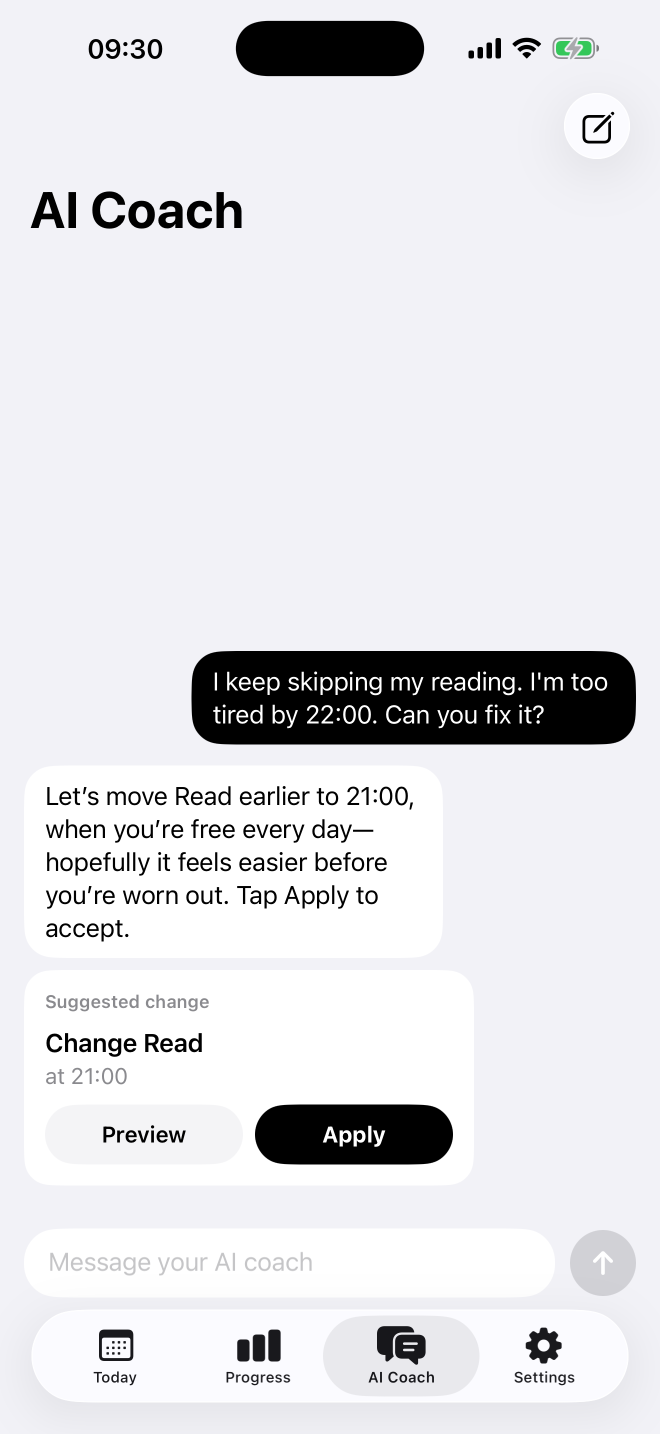
#> input picture app-store/captures/en/coach.png, 1320 x 2868 px (shown at 1/2 size); the run also reads 1 picture not shown here
$ python measure.py
#> lines starting #> are read from the running program, lines starting #| are printed output that depends on the picture
#!/usr/bin/env python3
"""Finds the pieces of the captures whose place changes from one capture to the next.

  python3 tools/measure.py <language>      (needs Pillow: pip3 install pillow)

The coach's answer is written by the AI, so it is a different length every time, and the
coach's card on Today grows with its text. This looks at coach.png and today.png and writes
captures/<language>/pieces.css, which tells frames.html where every piece it lifts out of a
capture is: the chat's question, answer and suggested change, the Today card and the Walk row,
the four voice cards, the year's two parts, the Apple Health section, the check-in log and the
share card, and where the hourglass emoji goes. Run it after every new capture."""
import sys
from pathlib import Path
from PIL import Image

lang = sys.argv[1] if len(sys.argv) > 1 else "en"
folder = Path(__file__).resolve().parent.parent / "captures" / lang
dark = lambda p: sum(p) < 120
white = lambda p: min(p) >= 252

def pieces(image, test, columns, top, bottom, least=100):
    """Runs of rows, between top and bottom, that have a pixel passing `test` somewhere in `columns`."""
    px, found, start = image.load(), [], None
    for y in range(top, bottom):
        hit = any(test(px[x, y]) for x in range(columns[0], columns[1], 6))
        if hit and start is None: start = y
        if not hit and start is not None:
            if y - start >= least: found.append((start, y))
            start = None
    if start is not None and bottom - start >= least: found.append((start, bottom))
    return found

def box(image, test, rows, edge=4):
    """The piece's box: its rows, and the leftmost and rightmost pixel passing `test` in them."""
    px, xs = image.load(), []
    for y in range(rows[0] + 8, rows[1] - 8, 8):
        hits = [x for x in range(0, image.width, 2) if test(px[x, y])]
        if hits: xs += [hits[0], hits[-1]]
    x0, x1 = max(0, min(xs) - edge), min(image.width, max(xs) + edge)
    return {"x": x0, "y": rows[0] - edge, "cw": x1 - x0, "ch": rows[1] - rows[0] + 2 * edge}

chat = Image.open(folder / "coach.png").convert("RGB")
answer, change = pieces(chat, white, (60, 300), 500, 2440)[-2:]            # the two white pieces above the message field
#> in pieces, `px, found, start = image.load(), [], None`: found = []
#> the loop in pieces, `for y in range(top, bottom):` made 1940 passes
#> hit on passes 1 to 3: False, False, False
#> after the loop in pieces, `for y in range(top, bottom):`: found = [(1531, 1916), (1940, 2371)]
#> answer = (1531, 1916); change = (1940, 2371)
question = pieces(chat, dark, (900, 1260), 300, answer[0])[-1]            # the dark bubble above the answer
#> the loop in pieces (call 2), `for y in range(top, bottom):` made 1231 passes
#> question = (1302, 1489)
today = Image.open(folder / "today.png").convert("RGB")
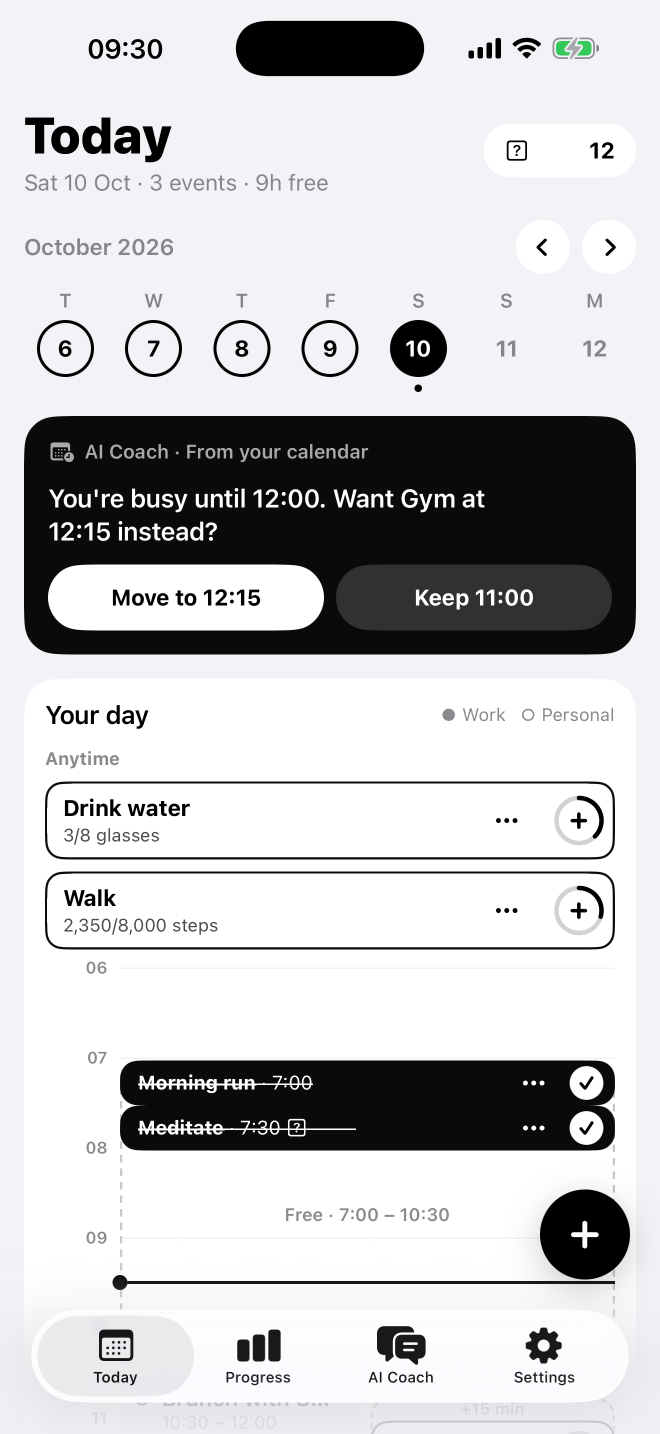
#> input picture app-store/captures/en/today.png, 1320 x 2868 px (shown at 1/2 size)
# Across the whole width: the card's white button would hide it from a narrow look.
card = max(pieces(today, dark, (54, 1260), 500, 1800, least=250), key=lambda rows: rows[1] - rows[0])
#> card = (832, 1309)
# Under the card, the two Anytime rows, each drawn as a thin dark outline: Drink water and Walk,
# whose steps come from Apple Health. Their outlines are looked for in the middle, where no words
# reach. They change places from day to day, so Walk is told apart by its second line: its
# count ("2,350/8,000 steps") is the longer one in every language.
edges = pieces(today, dark, (600, 601), card[1], card[1] + 900, least=2)
#> edges = [(1563, 1567), (1715, 1719), (1743, 1747), (1895, 1899), (2121, 2167), (2170, 2209)]
rows = [(edges[0][0], edges[1][1]), (edges[2][0], edges[3][1])]
#> rows = [(1563, 1719), (1743, 1899)]
px = today.load()
def second_line_end(row):
    middle, bottom = (row[0] + row[1]) // 2 + 6, row[1] - 16
    return max((x for y in range(middle, bottom, 3) for x in range(110, 900, 2) if sum(px[x, y]) < 330), default=0)
walk = max(rows, key=second_line_end)
#> walk = (1743, 1899)

def runs(image, test, x, top, bottom, least=100):
    """Runs of rows down one column whose pixel passes `test`."""
    return pieces(image, test, (x, x + 1), top, bottom, least)

found = {"chat-question": box(chat, dark, question), "chat-answer": box(chat, white, answer), "chat-change": box(chat, white, change), "today-card": box(today, dark, card, edge=0), "today-walk": box(today, dark, walk)}
#> in box, `px, xs = image.load(), []`: xs = []
#> the loop in box, `for y in range(rows[0] + 8, rows[1] - 8, 8):` made 22 passes
#> xs on passes 1 to 5: [414, 1240], [414, 1240, 402, 1252], [414, 1240, 402, 1252, 396, 1258], [414, 1240, 402, 1252, 396, 1258, 390, 1264], [414, 1240, 402, 1252, 396, 1258, 390, 1264, 388, 1266]
#> after the loop in box, `for y in range(rows[0] + 8, rows[1] - 8, 8):`: xs = 44 values, max 1270 at index 13, min 384 at index 12, mean 827
#> in box, `x0, x1 = max(0, min(xs) - edge), min(image.width, max(xs) + edge)`: x0 = 380; x1 = 1274
#> the loop in box (call 2), `for y in range(rows[0] + 8, rows[1] - 8, 8):` made 47 passes
#> xs on passes 1 to 6: [78, 854], [78, 854, 68, 866], [78, 854, 68, 866, 60, 872], [78, 854, 68, 866, 60, 872, 56, 878], [78, 854, 68, 866, 60, 872, 56, 878, 52, 880], [78, 854, 68, 866, 60, 872, 56, 878, 52, 880, 50, 882]

# Frame 3: the four voice cards, lighter than the black page behind them. Their heights follow their words.
voices = Image.open(folder / "voice-dark.png").convert("RGB")
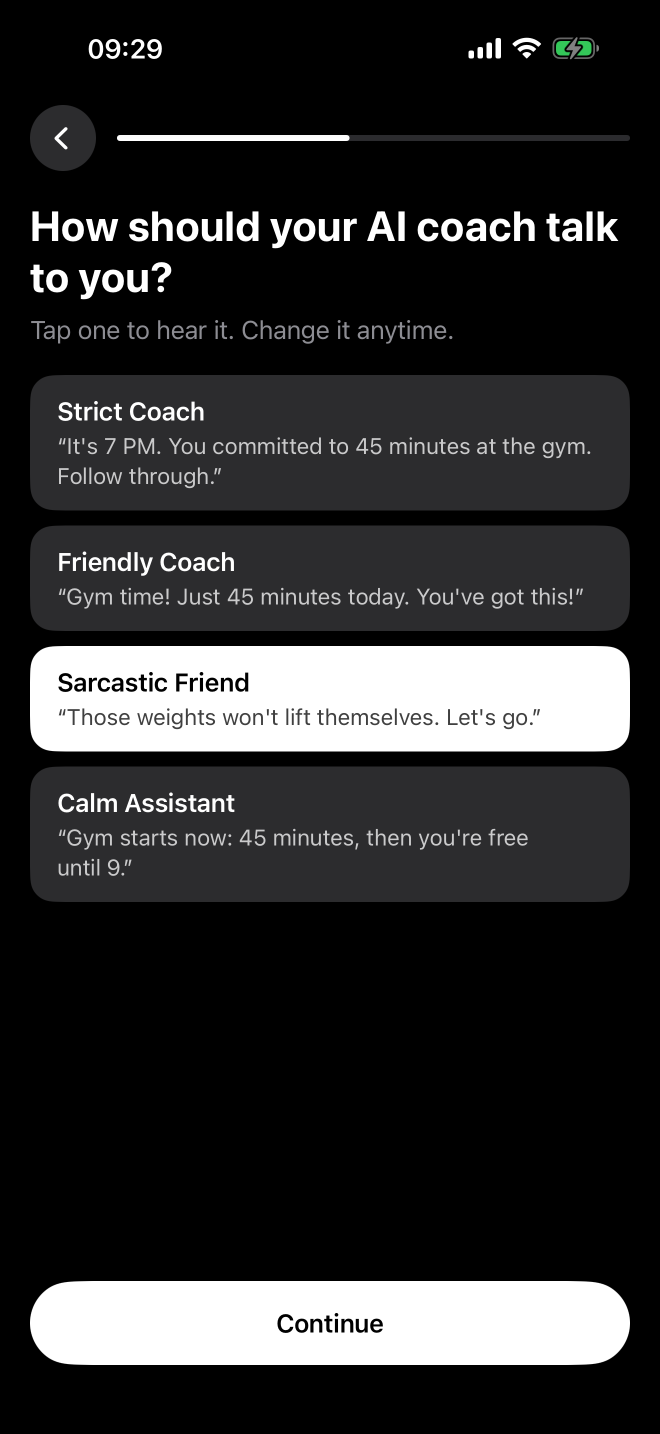
#> input picture app-store/captures/en/voice-dark.png, 1320 x 2868 px (shown at 1/2 size)
for number, (top, bottom) in enumerate(runs(voices, lambda p: sum(p) > 60, 90, 500, 2400)[:4], 1):
    found[f"voice-{number}"] = {"x": 60, "y": top, "cw": 1200, "ch": bottom - top}
#> this loop made 4 passes
#> (top, bottom) on passes 1 to 4: (754, 1017), (1055, 1258), (1295, 1500), (1537, 1800)
#> after the loop, found = 9 items

# Frame 6: on the year page, the "Every day" strip and the months under it, each with the title above its card.
year = Image.open(folder / "year.png").convert("RGB")
cards = runs(year, white, 56, 500, 2868)
#> cards = [(625, 793), (911, 1267), (1385, 2562)]
strip, months = cards[-2], cards[-1]
#> strip = (911, 1267); months = (1385, 2562)
found["year-days"] = {"x": 48, "y": strip[0] - 35, "cw": 1224, "ch": strip[1] - strip[0] + 70}
found["year-months"] = {"x": 48, "y": months[0] - 35, "cw": 1224, "ch": 1400}

# Frame 8: at the end of Walk's settings, the Apple Health section: its title, the choices and the line under
# them. It ends above the Save button; it starts under the widest gap, which is the one between two sections.
edit = Image.open(folder / "walk-edit.png").convert("RGB")
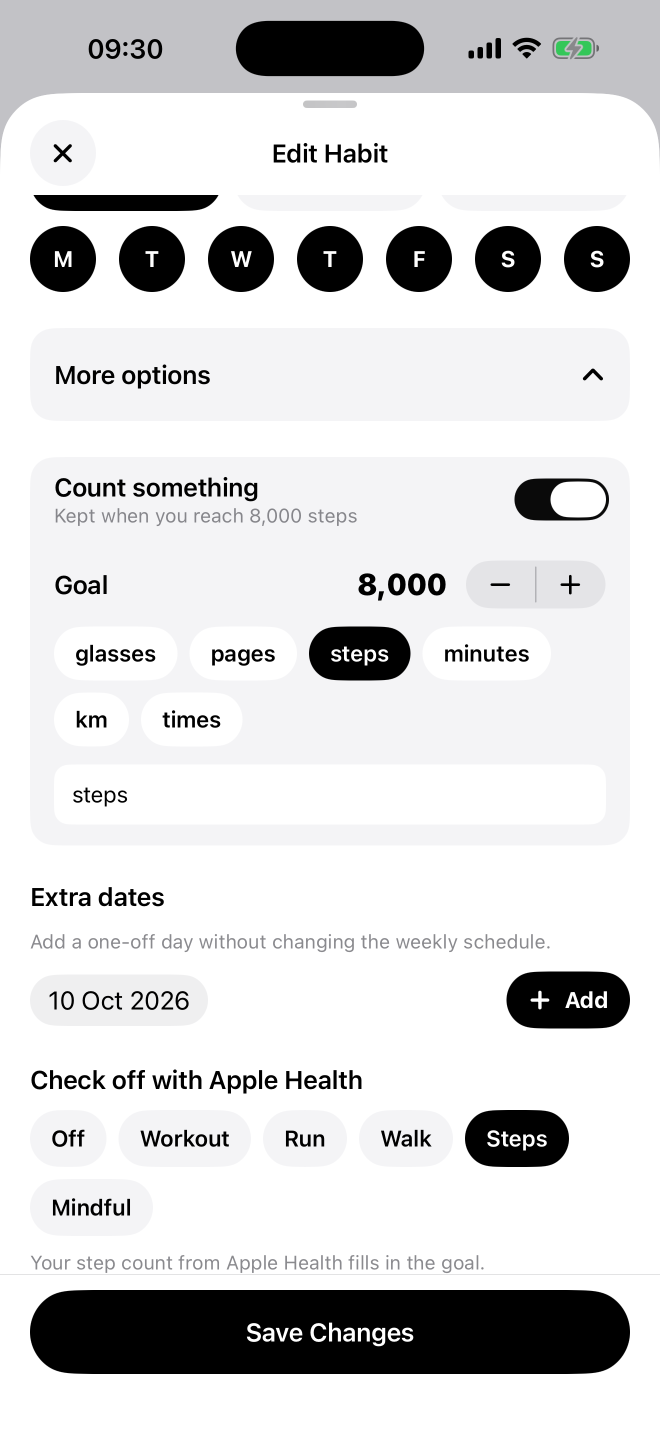
#> input picture app-store/captures/en/walk-edit.png, 1320 x 2868 px (shown at 1/2 size)
save = runs(edit, dark, 150, 2300, 2868)[-1]
ink = pieces(edit, lambda p: sum(p) < 745, (40, 1280), 1500, save[0] - 30, least=8)
first = max(range(1, len(ink)), key=lambda i: (ink[i][0] - ink[i - 1][1] >= 60, i))   # the last gap of 60 or more
found["health"] = {"x": 14, "y": ink[first][0] - 43, "cw": 1292, "ch": ink[-1][1] - ink[first][0] + 44}
# Walk's check-in log: the tallest white card that is whole on the page opened at its end. (The column
# looked down is just inside the card, where its round corners take 35 px off each end, as on the year page.)
log = max((r for r in runs(Image.open(folder / "walk.png").convert("RGB"), white, 56, 300, 2700)), key=lambda r: r[1] - r[0])
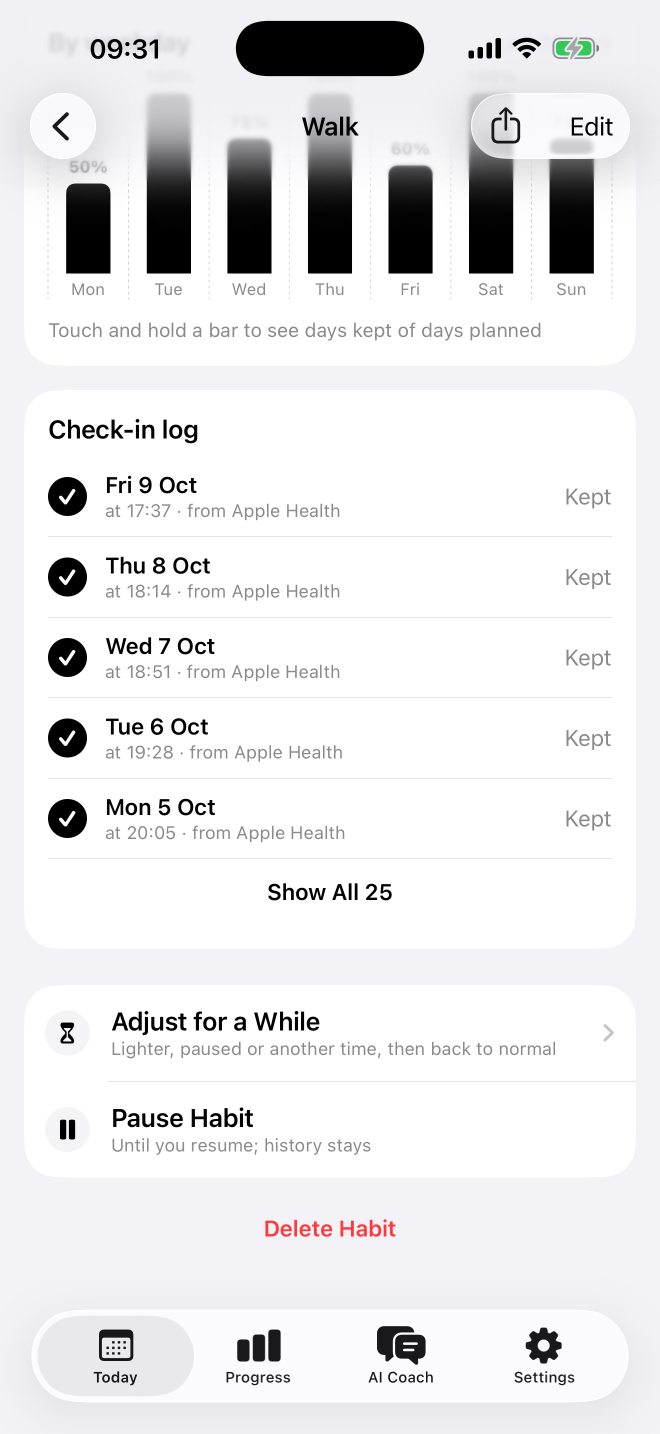
#> input picture app-store/captures/en/walk.png, 1320 x 2868 px (shown at 1/2 size)
found["log"] = {"x": 48, "y": log[0] - 35, "cw": 1224, "ch": log[1] - log[0] + 70}

# Frame 10: the card on the "Share your progress" sheet, black on the white sheet.
#> (the run stopped early here; a loop or call above may not have finished)
